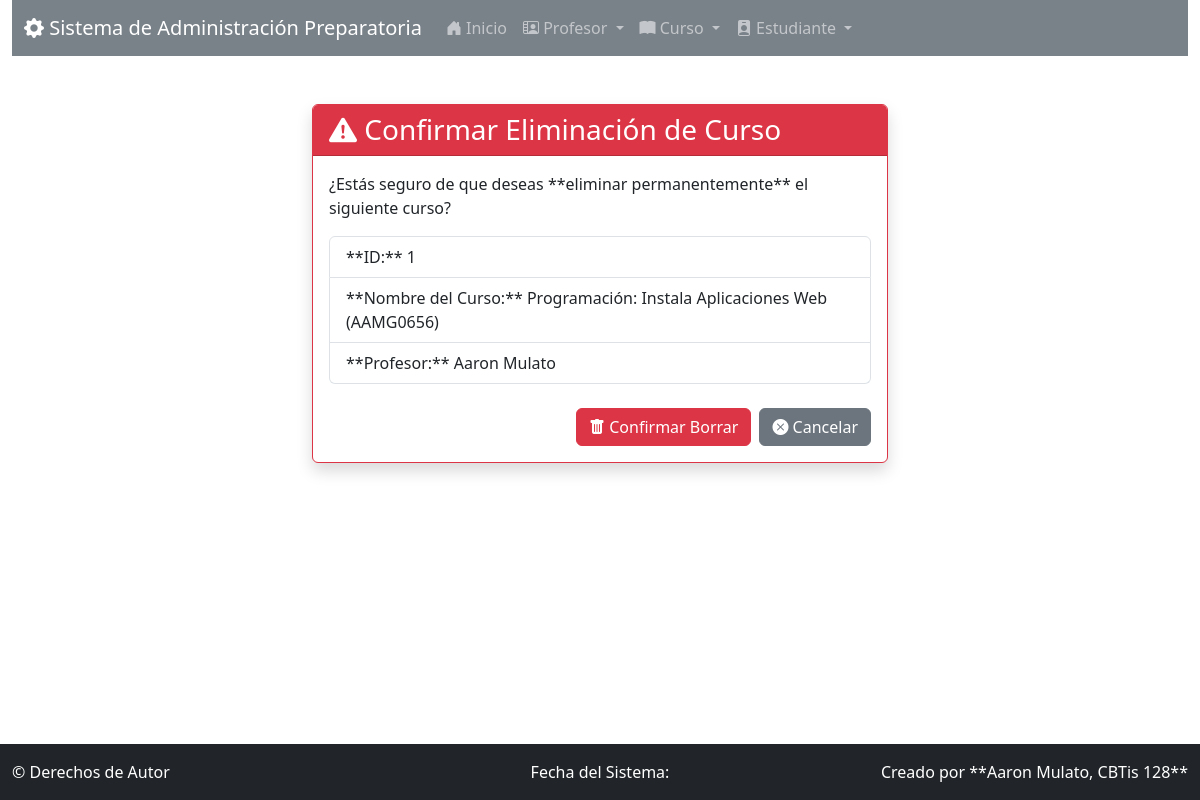
Page /curso/borrar/1/ on the committed database.
### app_Preparatoria/models.py (models this page shows, shortened)
class Curso(models.Model):
    nombre_curso = models.CharField(max_length=50)
    codigo = models.CharField(max_length=10)
    descripcion = models.TextField(max_length=100)
    creditos = models.PositiveIntegerField()
    horario = models.CharField(max_length=50)
    aula = models.CharField(max_length=20)
    profesor = models.ForeignKey(Profesor, related_name="cursos", on_delete=models.CASCADE)

class Profesor(models.Model):
    nombre_profesor = models.CharField(max_length=50, unique=True)
    apellido_profesor = models.CharField(max_length=50, unique=True)
    correo_profesor = models.EmailField(max_length=100)
    telefono = models.CharField(max_length=15)
    especialidad = models.CharField(max_length=50, default="")
    fecha_contratacion = models.DateField(auto_now_add=True)
    activo = models.BooleanField(default=True)

### app_Preparatoria/views.py (the view)
# urls.py: path('curso/borrar/<int:curso_id>/', views.borrar_curso, name='borrar_curso'),
def borrar_curso(request, curso_id):
    curso = get_object_or_404(Curso, pk=curso_id)
    if request.method == 'POST':
        curso.delete()
        return redirect('ver_curso')
    context = {'curso': curso}
    return render(request, 'curso/borrar_curso.html', context)

### app_Preparatoria/templates/curso/borrar_curso.html (shortened to what this page needs)
{% extends 'base.html' %}
{% block content %}
<div class="row justify-content-center">
    <div class="col-md-6">
        <div class="card border-danger shadow">
            <div class="card-header bg-danger text-white">
                <h3 class="mb-0"><i class="bi bi-exclamation-triangle-fill"></i> Confirmar Eliminación de Curso</h3>
            </div>
            <div class="card-body">
                <p class="card-text">¿Estás seguro de que deseas **eliminar permanentemente** el siguiente curso?</p>
                <ul class="list-group mb-4">
                    <li class="list-group-item">**ID:** {{ curso.id }}</li>
                    <li class="list-group-item">**Nombre del Curso:** {{ curso.nombre_curso }} ({{ curso.codigo }})</li>
                    <li class="list-group-item">**Profesor:** {{ curso.profesor.nombre_profesor }} {{ curso.profesor.apellido_profesor }}</li>
                </ul>
                <form method="POST" action="{% url 'borrar_curso' curso.id %}">
                    <div class="d-grid gap-2 d-md-flex justify-content-md-end">
                        <button type="submit" class="btn btn-danger"><i class="bi bi-trash-fill"></i> Confirmar Borrar</button>
                        <a href="{% url 'ver_curso' %}" class="btn btn-secondary"><i class="bi bi-x-circle-fill"></i> Cancelar</a>
                    </div>
                </form>
            </div>
        </div>
    </div>
</div>
{% endblock %}

### app_Preparatoria/templates/base.html (style rules this page uses)
:root { --bs-primary: #6c757d; --bs-secondary: #e9ecef; --bs-success: #20c997; --bs-info: #6610f2; }
body { padding-bottom: 60px; }

### rows in the picture
Curso: id "1", nombre_curso "Programación: Instala Aplicaciones Web", codigo "AAMG0656", profesor.nombre_profesor "Aaron", profesor.apellido_profesor "Mulato"
